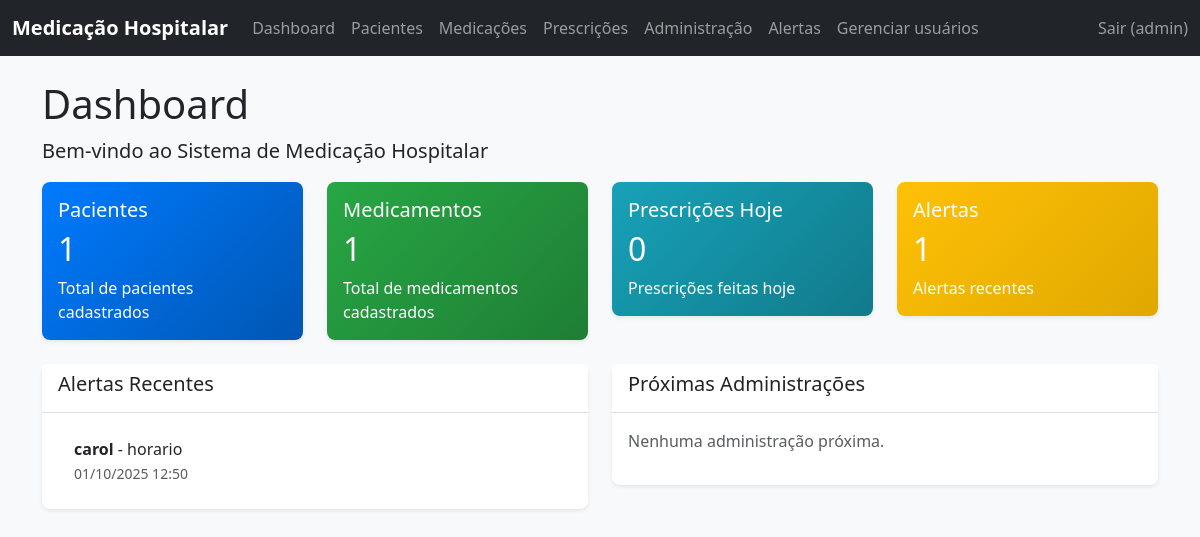
/ (signed in), run on an earlier commit of the app's database.
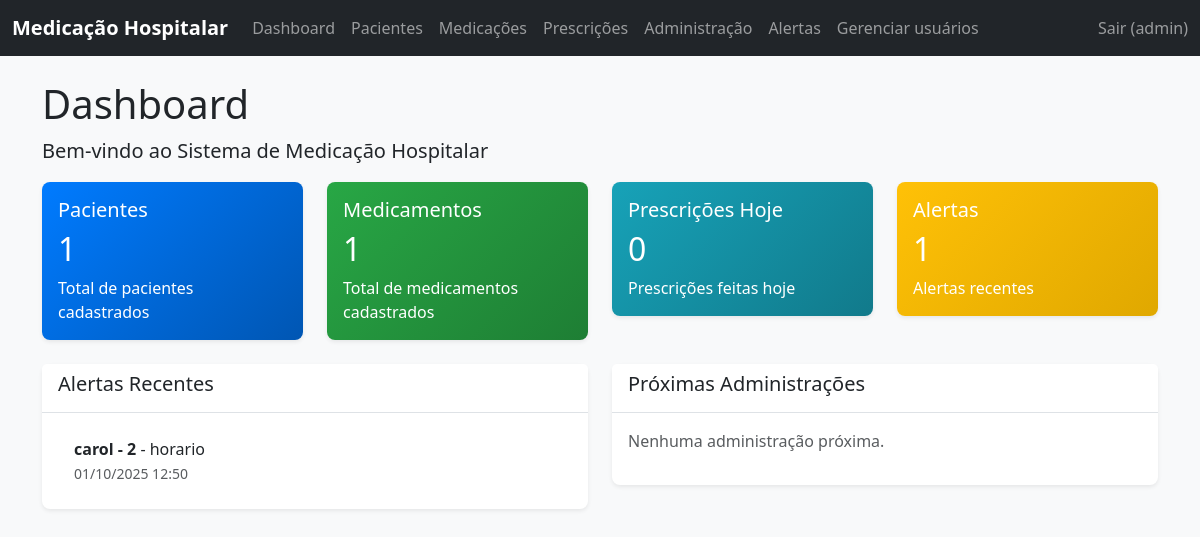
And on a later commit of the database.
### core/models.py (models this page shows, shortened)
class Alerta(models.Model):
    TIPO_ALERTA_CHOICES = [
        ('horario', 'Horário de Medicação'),
        ('interacao', 'Interação Medicamentosa'),
        ('outro', 'Outro'),
    ]
    paciente = models.ForeignKey(Paciente, on_delete=models.CASCADE)
    medicamento = models.CharField(max_length=255, blank=True, null=True) # Pode ser uma lista de medicamentos ou um único
    tipo_alerta = models.CharField(max_length=20, choices=TIPO_ALERTA_CHOICES)
    mensagem = models.TextField()
    data_hora = models.DateTimeField(auto_now_add=True)
    class Meta:
        verbose_name = "Alerta"
        verbose_name_plural = "Alertas"

class Paciente(models.Model):
    SEXO_CHOICES = [
        ('M', 'Masculino'),
        ('F', 'Feminino'),
        ('O', 'Outro'),
    ]
    nome = models.CharField(max_length=255)
    cpf = models.CharField(max_length=11, unique=True, blank=True, null=True)
    data_nascimento = models.DateField()
    sexo = models.CharField(max_length=1, choices=SEXO_CHOICES)
    prontuario = models.CharField(max_length=50, unique=True)
    telefone_contato = models.CharField(max_length=20, blank=True, null=True)
    alergias = models.TextField(blank=True, null=True)
    historico_clinico = models.TextField(blank=True, null=True)
    class Meta:
        verbose_name = "Paciente"
        verbose_name_plural = "Pacientes"

### core/views_frontend.py (the view)
class DashboardView(LoginRequiredMixin, ListView):
    template_name = 'core/dashboard.html'
    context_object_name = 'alertas_recentes'
    def get_queryset(self):
        return Alerta.objects.order_by('-data_hora')[:5]
    def get_context_data(self, **kwargs):
        context = super().get_context_data(**kwargs)
        context['total_pacientes'] = Paciente.objects.count()
        context['total_medicamentos'] = Medicamento.objects.count()
        context['total_prescricoes_hoje'] = Prescricao.objects.filter(
            data_criacao__date=timezone.now().date()
        ).count()
        context['proximas_administracoes'] = Administracao.objects.filter(data_hora__gte=timezone.now()).order_by('data_hora')[:5]
        return context

### templates/core/dashboard.html (shortened to what this page needs)
{% extends 'base.html' %}
{% load static %}
{% block content %}
<div class="row">
    <div class="col-12">
        <h1>Dashboard</h1>
        <p class="lead">Bem-vindo ao Sistema de Medicação Hospitalar</p>
    </div>
</div>
<div class="row mb-4">
    <div class="col-md-3">
        <div class="card text-white bg-primary">
            <div class="card-body">
                <h5 class="card-title">Pacientes</h5>
                <h2>{{ total_pacientes }}</h2>
                <p class="card-text">Total de pacientes cadastrados</p>
            </div>
        </div>
    </div>
    <div class="col-md-3">
        <div class="card text-white bg-success">
            <div class="card-body">
                <h5 class="card-title">Medicamentos</h5>
                <h2>{{ total_medicamentos }}</h2>
                <p class="card-text">Total de medicamentos cadastrados</p>
            </div>
        </div>
    </div>
    <div class="col-md-3">
        <div class="card text-white bg-info">
            <div class="card-body">
                <h5 class="card-title">Prescrições Hoje</h5>
                <h2>{{ total_prescricoes_hoje }}</h2>
                <p class="card-text">Prescrições feitas hoje</p>
            </div>
        </div>
    </div>
    <div class="col-md-3">
        <div class="card text-white bg-warning">
            <div class="card-body">
                <h5 class="card-title">Alertas</h5>
                <h2>{{ alertas_recentes|length }}</h2>
                <p class="card-text">Alertas recentes</p>
            </div>
        </div>
    </div>
</div>
<div class="row">
    <div class="col-md-6">
        <div class="card">
            <div class="card-header">
                <h5>Alertas Recentes</h5>
            </div>
            <div class="card-body">
                {% if alertas_recentes %}
                    <ul class="list-group list-group-flush">
                        {% for alerta in alertas_recentes %}
                            <li class="list-group-item">
                                <strong>{{ alerta.paciente.nome }}</strong> - {{ alerta.tipo_alerta }}
                                <br><small class="text-muted">{{ alerta.data_hora|date:"d/m/Y H:i" }}</small>
                            </li>
                        {% endfor %}
                    </ul>
                {% else %}
                    <p class="text-muted">Nenhum alerta recente.</p>
                {% endif %}
            </div>
        </div>
    </div>
    <div class="col-md-6">
        <div class="card">
            <div class="card-header">
                <h5>Próximas Administrações</h5>
            </div>
            <div class="card-body">
                {% if proximas_administracoes %}
                    <ul class="list-group list-group-flush">
                        {% for admin in proximas_administracoes %}
                            <li class="list-group-item">
                                <strong>{{ admin.prescricao.paciente.nome }}</strong> - {{ admin.prescricao.medicamento.nome }}
                                <br><small class="text-muted">{{ admin.data_hora|date:"d/m/Y H:i" }}</small>
                            </li>
                        {% endfor %}
                    </ul>
                {% else %}
                    <p class="text-muted">Nenhuma administração próxima.</p>
                {% endif %}
            </div>
        </div>
    </div>
</div>
{% endblock %}

What changed in the data, as far as the page shows it:
changed through a linked row, Alerta "horario": paciente.nome "carol" → "carol - 2"
